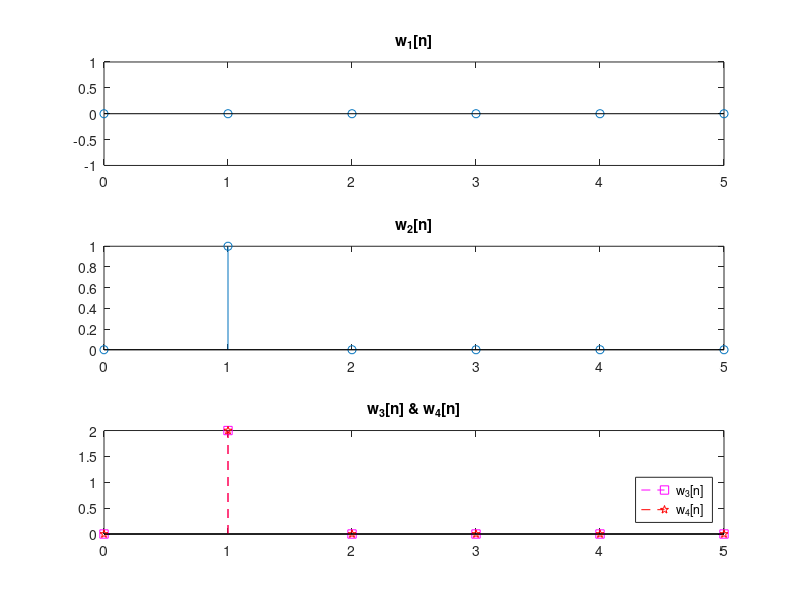

The MATLAB script that drew this image:
% Problem 2.5(a) - 3

x1 = [1 0 0 0 0 0];
x2 = [0 1 0 0 0 0];
x3 = [1 2 0 0 0 0];
nx = 0:5;

xe1 = [0 0 x1];
xe2 = [0 0 x2];
xe3 = [0 0 x3];

w1 = x1.*nx;
w2 = x2.*nx;
w3 = x3.*nx;
w4 = w1 + 2*w2;

subplot(3, 1, 1), stem(nx, w1), set(get(gca, 'Title'), 'String', 'w_1[n]');
subplot(3, 1, 2), stem(nx, w2), set(get(gca, 'Title'), 'String', 'w_2[n]');

subplot(3, 1, 3)
stem(nx, w3, 'm--s')
hold on
stem(nx, w4, 'r--p')
set(get(gca, 'Title'), 'String', 'w_3[n] & w_4[n]');
legend('w_3[n]', 'w_4[n]', 'Location', 'southeast');
saveas(gcf, "plots/P2_5_a_3_out.png");

close;
